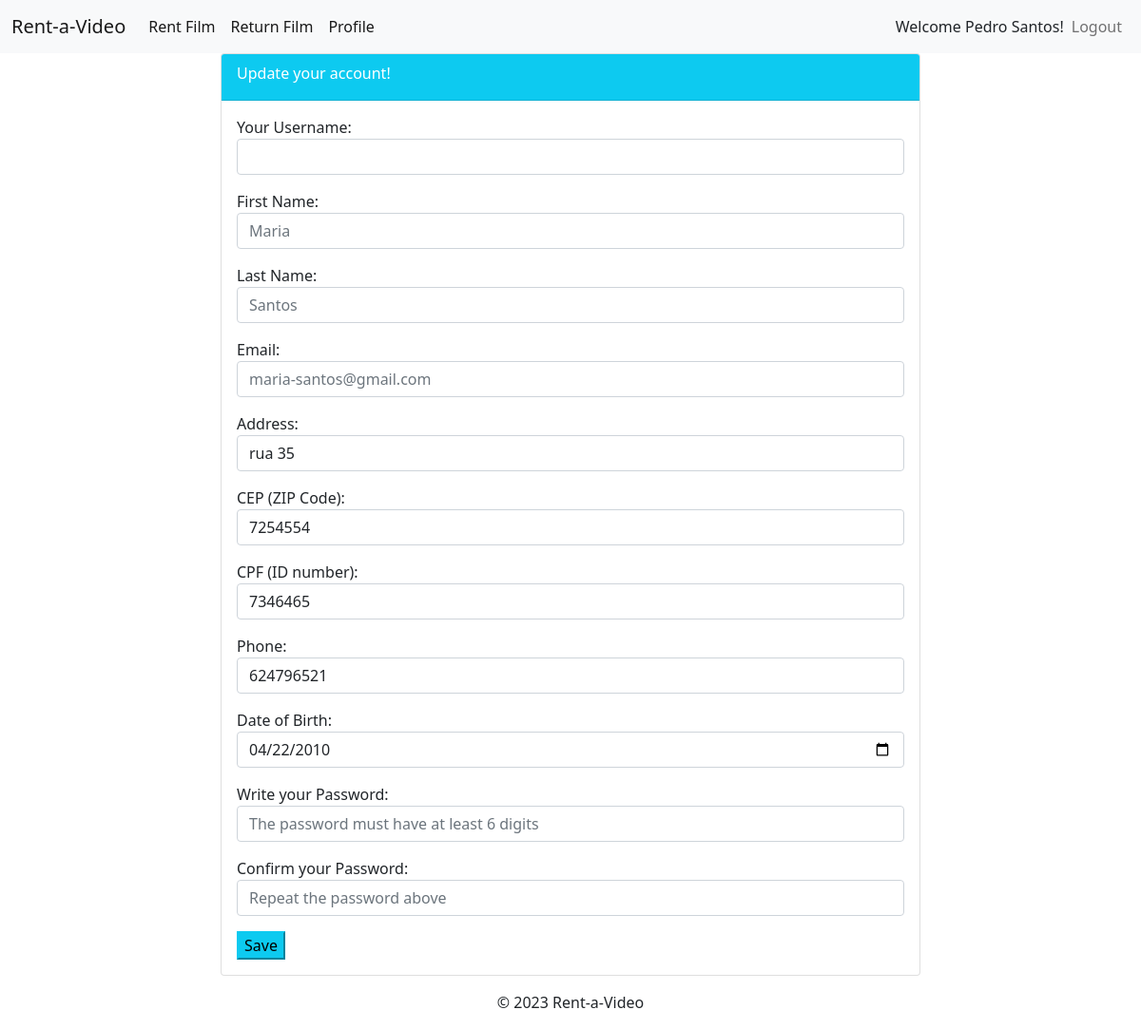
The page /clients/5/update/ (signed in) on the database its author committed.
### clients/models.py (models this page shows, shortened)
class Client(models.Model):
    user = models.OneToOneField(User, on_delete=models.CASCADE, unique=True, related_name='client_user')
    cep = models.CharField(max_length=100)
    address = models.CharField(max_length=150)
    cpf = models.CharField(unique=True, max_length=100)
    phone = models.CharField(max_length=100)
    birth = models.DateField()

### clients/views.py (the view, shortened to what this page needs)
# urls.py: path('<int:pk>/update/', ClientUpdateView.as_view(), name='client_update'),
class ClientUpdateView(LoginRequiredMixin, UpdateView):
    model = Client
    form_class = ClientSignUpForm
    template_name = 'clients/update.html'
    success_url = reverse_lazy('clients:login')

### www/templates/clients/update.html (shortened to what this page needs)
{% extends 'base/base.html' %}
{% block body %}
<div class="container">
    <div class="row">
        <div class="col-md-8 offset-md-2">
            <div class="card">
                <div class="card-header text-white bg-info">
                    <div class="card-title">
                        Update your account!
                    </div>
                </div>
                <div class="card-body">
                    <form method="POST">
                        {{ form.as_p }}
                        <button class="btn-info" type="submit">Save</button>
                    </form>
                </div>
            </div>
        </div>
    </div>
</div>
{% endblock %}

### www/templates/base/base.html (shortened to what this page needs)
{% load static %}
<!DOCTYPE html>
<html lang="en">
<head>
    <link rel="stylesheet" href="{% static 'static/style.css' %}">
    <link rel="stylesheet" href="https://cdn.jsdelivr.net/npm/bootstrap@5.0.2/dist/css/bootstrap.min.css">
    <link href="https://cdn.jsdelivr.net/npm/bootstrap@5.0.2/dist/css/bootstrap.min.css" rel="stylesheet">
</head>
<body>
    <nav class="navbar navbar-expand-lg navbar-light bg-light">
        <div class="container-fluid">
            {% if user.is_authenticated %}
                <a class="navbar-brand" href="{% url 'films:index' %}">Rent-a-Video</a>
                <div class="collapse navbar-collapse" id="navbarNav">
                    <ul class="navbar-nav">
                        <li class="nav-item">
                            <a class="nav-link active" aria-current="page" href="#">Rent Film</a>
                        </li>
                        <li class="nav-item">
                            <a class="nav-link active" aria-current="page" href="{% url 'films:rentals_by_client' %}">Return Film</a>
                        </li>
                        <li class="nav-item">
                            <a class="nav-link active" aria-current="page" href="{% url 'clients:client_detail' user.client_user.id %}">Profile</a>
                        </li>
                    </ul>
                </div>
                <div class="navbar-nav pr-5">
                    <span aria-current="page" class="navbar-text text-dark">
                        Welcome {{ user.get_full_name }}!
                    </span>
                    <a class="nav-item nav-link" href="{% url 'logout' %}">Logout</a>
                </div>
            {% else %}
                <a class="navbar-brand" href="{% url 'films:index' %}">Rent-a-Video</a>
                <div class="navbar-nav pr-5">
                    <a class="nav-item nav-link" href="{% url 'clients:login' %}">Login</a>
                </div>
            {% endif %}
        </div>
    </nav>
    {% block body %}{% endblock body %}
</body>
<footer>
  <div class="container-fluid text-center py-3">
    &copy; 2023 Rent-a-Video
  </div>
</footer>
</html>

### rows shown on the page
Client: address "rua 35", cep "7254554", cpf "7346465", phone "624796521", birth "04/22/2010"

### other values the page prints
{{ user.get_full_name }} "Pedro Santos"
